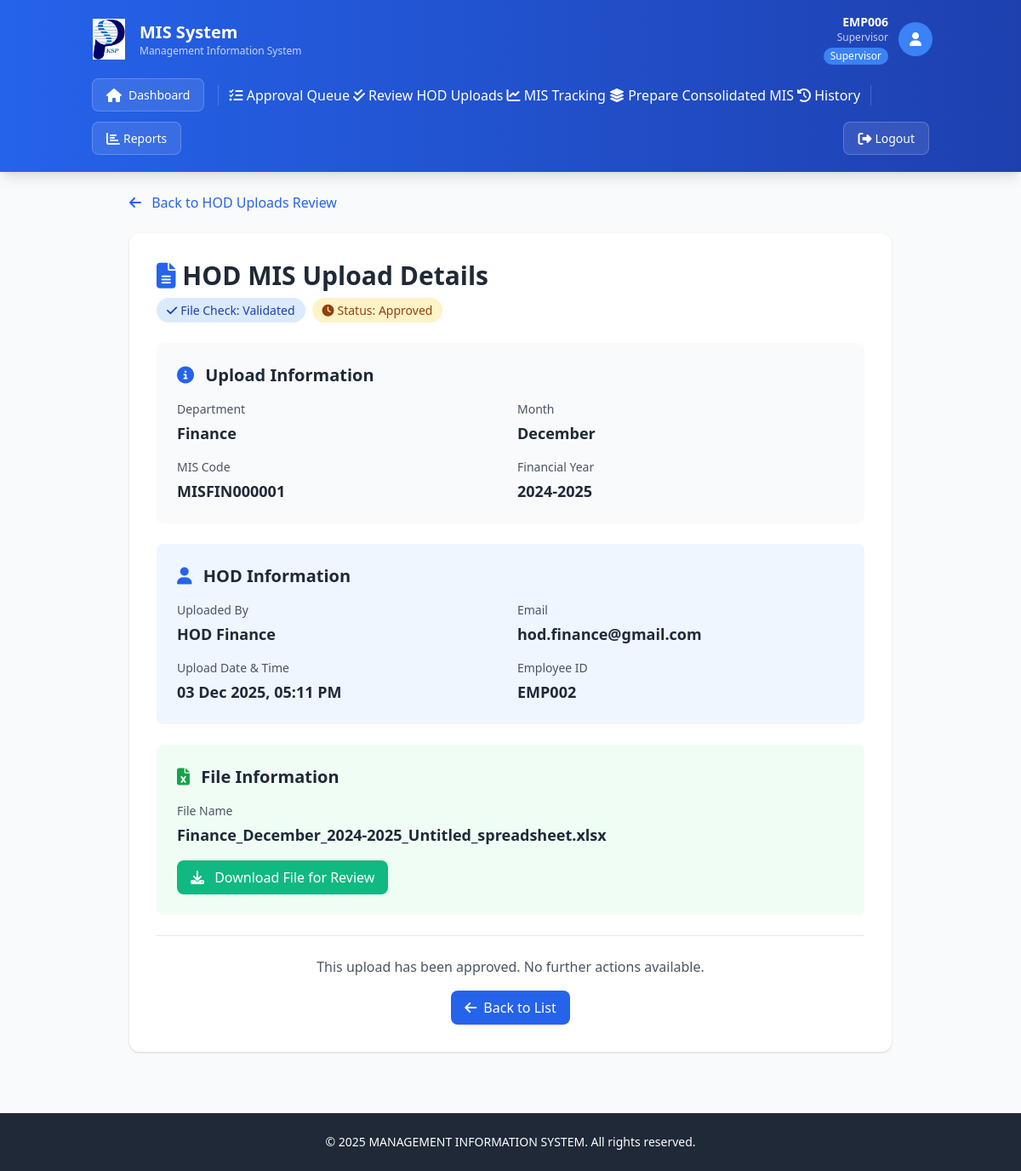
/view-hod-upload/1 (signed in), run on the app's committed database.
### app.py (models this page shows)
class User(db.Model):
    __tablename__ = 'users'
    UserID = db.Column(db.Integer, primary_key=True)
    EmpID = db.Column(db.String(20), unique=True, nullable=False, index=True)
    Username = db.Column(db.String(50), nullable=True)
    PasswordHash = db.Column(db.String(255), nullable=False)
    Email = db.Column(db.String(100), unique=True, nullable=False)
    DepartmentID = db.Column(db.Integer, db.ForeignKey('departments.DeptID'), nullable=False)
    RoleID = db.Column(db.Integer, db.ForeignKey('roles.RoleID'), nullable=False)
    IsActive = db.Column(db.Boolean, default=True)
    FailedLoginAttempts = db.Column(db.Integer, default=0)
    LastFailedLogin = db.Column(db.DateTime, nullable=True)
    AccountLockedUntil = db.Column(db.DateTime, nullable=True)
    PasswordLastChanged = db.Column(db.DateTime, default=lambda: datetime.now(IST))
    PasswordExpiryDate = db.Column(db.DateTime, default=lambda: datetime.now(IST) + timedelta(days=90))
    CreatedAt = db.Column(db.DateTime, default=lambda: datetime.now(IST))
    UpdatedAt = db.Column(db.DateTime, default=lambda: datetime.now(IST), onupdate=lambda: datetime.now(IST))
    uploads = db.relationship('MISUpload', foreign_keys='MISUpload.UploadedBy', backref='uploader', lazy=True)

class Role(db.Model):
    __tablename__ = 'roles'
    RoleID = db.Column(db.Integer, primary_key=True)
    RoleName = db.Column(db.String(50), unique=True, nullable=False)
    users = db.relationship('User', backref='role', lazy=True)

class MISUpload(db.Model):
    __tablename__ = 'mis_uploads'
    UploadID = db.Column(db.Integer, primary_key=True)
    UploadCode = db.Column(db.String(50), unique=True, nullable=True)
    DepartmentID = db.Column(db.Integer, db.ForeignKey('departments.DeptID'), nullable=False)
    MonthID = db.Column(db.Integer, nullable=False)
    FYID = db.Column(db.Integer, db.ForeignKey('financial_years.FYID'), nullable=False)
    UploadedBy = db.Column(db.Integer, db.ForeignKey('users.UserID'), nullable=False)
    UploadDate = db.Column(db.DateTime, default=lambda: datetime.now(IST))
    FilePath = db.Column(db.String(255), nullable=False)
    FileCheck = db.Column(db.String(50), default='Not Validated')
    Status = db.Column(db.String(50), default='In Review')
    IsModified = db.Column(db.Boolean, default=False)
    IsCancelled = db.Column(db.Boolean, default=False)
    SupervisorApproved = db.Column(db.Boolean, default=False)
    SupervisorApprovedBy = db.Column(db.Integer, db.ForeignKey('users.UserID'), nullable=True)
    SupervisorApprovedDate = db.Column(db.DateTime, nullable=True)

class Department(db.Model):
    __tablename__ = 'departments'
    DeptID = db.Column(db.Integer, primary_key=True)
    DeptName = db.Column(db.String(100), unique=True, nullable=False)
    ActiveFlag = db.Column(db.Boolean, default=True)
    users = db.relationship('User', backref='department', lazy=True)
    uploads = db.relationship('MISUpload', backref='department', lazy=True)
    templates = db.relationship('Template', backref='department', lazy=True)

class FinancialYear(db.Model):
    __tablename__ = 'financial_years'
    FYID = db.Column(db.Integer, primary_key=True)
    FYName = db.Column(db.String(50), unique=True, nullable=False)
    StartDate = db.Column(db.Date, nullable=False)
    EndDate = db.Column(db.Date, nullable=False)
    ActiveFlag = db.Column(db.Boolean, default=False)
    uploads = db.relationship('MISUpload', backref='financial_year', lazy=True)

### app.py (the view)
@app.route('/view-hod-upload/<int:upload_id>')
@supervisor_required
def view_hod_upload(upload_id):
    user = User.query.get(session['user_id'])
    if not user or not user.IsActive:
        session.clear()
        flash('Your session has expired. Please log in again.', 'error')
        return redirect(url_for('login'))
    upload = MISUpload.query.get_or_404(upload_id)
    return render_template('view_hod_upload.html', current_user=user, upload=upload)

### app.py (called while the page is built)
def supervisor_required(f):
    from functools import wraps
    @wraps(f)
    def decorated_function(*args, **kwargs):
        if 'user_id' not in session:
            flash('Please log in to access this page.', 'error')
            return redirect(url_for('login'))
        user = User.query.get(session['user_id'])
        if not user or not user.IsActive:
            session.clear()
            flash('Your session has expired. Please log in again.', 'error')
            return redirect(url_for('login'))
        if user.role.RoleName != 'Supervisor':
            flash('Access denied. Supervisor privileges required.', 'error')
            return redirect(url_for('dashboard'))
        return f(*args, **kwargs)
    return decorated_function

### templates/view_hod_upload.html (shortened to what this page needs)
{% extends "base.html" %}
{% block content %}
<div class="max-w-4xl mx-auto">
    <div class="mb-6">
        <a href="{{ url_for('supervisor_uploads') }}" class="text-blue-600 hover:text-blue-800">
            <i class="fas fa-arrow-left mr-2"></i> Back to HOD Uploads Review
        </a>
    </div>
    <div class="card p-8">
        <div class="mb-6">
            <h2 class="text-3xl font-bold text-gray-800 mb-2">
                <i class="fas fa-file-alt text-blue-600"></i> HOD MIS Upload Details
            </h2>
            <div class="flex gap-2">
                <span class="badge" style="background-color: #dbeafe; color: #1e40af;">
                    <i class="fas fa-check mr-1"></i> File Check: {{ upload.FileCheck }}
                </span>
                <span class="badge badge-pending">
                    <i class="fas fa-clock mr-1"></i> Status: {{ upload.Status }}
                </span>
            </div>
        </div>
        <div class="bg-gray-50 rounded-lg p-6 mb-6">
            <h3 class="text-xl font-bold mb-4 text-gray-800">
                <i class="fas fa-info-circle text-blue-600 mr-2"></i> Upload Information
            </h3>
            <div class="grid grid-cols-1 md:grid-cols-2 gap-4">
                <div>
                    <p class="text-sm text-gray-600 mb-1">Department</p>
                    <p class="text-lg font-semibold text-gray-800">{{ upload.department.DeptName }}</p>
                </div>
                <div>
                    <p class="text-sm text-gray-600 mb-1">Month</p>
                    <p class="text-lg font-semibold text-gray-800">{{ ['', 'January', 'February', 'March', 'April', 'May', 'June', 'July', 'August', 'September', 'October', 'November', 'December'][upload.MonthID] }}</p>
                </div>
                <div>
                    <p class="text-sm text-gray-600 mb-1">MIS Code</p>
                    <p class="text-lg font-semibold text-gray-800">{{ upload.UploadCode }}</p>
                </div>
                <div>
                    <p class="text-sm text-gray-600 mb-1">Financial Year</p>
                    <p class="text-lg font-semibold text-gray-800">{{ upload.financial_year.FYName }}</p>
                </div>
            </div>
        </div>
        <div class="bg-blue-50 rounded-lg p-6 mb-6">
            <h3 class="text-xl font-bold mb-4 text-gray-800">
                <i class="fas fa-user text-blue-600 mr-2"></i> HOD Information
            </h3>
            <div class="grid grid-cols-1 md:grid-cols-2 gap-4">
                <div>
                    <p class="text-sm text-gray-600 mb-1">Uploaded By</p>
                    <p class="text-lg font-semibold text-gray-800">{{ upload.uploader.Username }}</p>
                </div>
                <div>
                    <p class="text-sm text-gray-600 mb-1">Email</p>
                    <p class="text-lg font-semibold text-gray-800">{{ upload.uploader.Email }}</p>
                </div>
                <div>
                    <p class="text-sm text-gray-600 mb-1">Upload Date & Time</p>
                    <p class="text-lg font-semibold text-gray-800">{{ upload.UploadDate.strftime('%d %b %Y, %I:%M %p') }}</p>
                </div>
                <div>
                    <p class="text-sm text-gray-600 mb-1">Employee ID</p>
                    <p class="text-lg font-semibold text-gray-800">{{ upload.uploader.EmpID }}</p>
                </div>
            </div>
        </div>
        <div class="bg-green-50 rounded-lg p-6 mb-6">
            <h3 class="text-xl font-bold mb-4 text-gray-800">
                <i class="fas fa-file-excel text-green-600 mr-2"></i> File Information
            </h3>
            <div class="mb-4">
                <p class="text-sm text-gray-600 mb-1">File Name</p>
                <p class="text-lg font-semibold text-gray-800">{{ upload.FilePath.split('/')[-1] }}</p>
            </div>
            <a href="{{ url_for('download_upload', upload_id=upload.UploadID) }}" class="inline-block btn btn-success">
                <i class="fas fa-download mr-2"></i> Download File for Review
            </a>
        </div>
        {% if upload.Status in ['In Review'] and not upload.IsModified and not upload.IsCancelled %}
        <div class="border-t pt-6 mt-6">
            <h3 class="text-xl font-bold mb-4 text-gray-800">
                <i class="fas fa-tasks text-orange-600 mr-2"></i> Actions
            </h3>
            <div class="flex flex-wrap gap-4">
                <form method="POST" action="{{ url_for('approve_hod_upload', upload_id=upload.UploadID) }}" class="inline">
                    <button type="submit" class="btn btn-success text-lg px-8 py-3">
                        <i class="fas fa-check mr-2"></i> Approve Upload
                    </button>
                </form>
                <form method="POST" action="{{ url_for('reject_hod_upload', upload_id=upload.UploadID) }}" class="inline" onsubmit="return confirm('Are you sure you want to reject this HOD MIS upload?');">
                    <button type="submit" class="btn btn-danger text-lg px-8 py-3">
                        <i class="fas fa-times mr-2"></i> Reject Upload
                    </button>
                </form>
                <a href="{{ url_for('supervisor_uploads') }}" class="btn bg-gray-600 text-white hover:bg-gray-700 text-lg px-8 py-3">
                    <i class="fas fa-arrow-left mr-2"></i> Back to List
                </a>
            </div>
        </div>
        {% else %}
        <div class="border-t pt-6 mt-6">
            <p class="text-gray-600 text-center">This upload has been {{ upload.Status.lower() }}. No further actions available.</p>
            <div class="text-center mt-4">
                <a href="{{ url_for('supervisor_uploads') }}" class="btn btn-primary">
                    <i class="fas fa-arrow-left mr-2"></i> Back to List
                </a>
            </div>
        </div>
        {% endif %}
    </div>
</div>
{% endblock %}

### templates/base.html (shortened to what this page needs)
<!DOCTYPE html>
<html lang="en">
<head>
    <script src="https://cdn.tailwindcss.com"></script>
    <link rel="stylesheet" href="{{ url_for('static', filename='css/styles.css') }}">
    <link rel="stylesheet" href="https://cdnjs.cloudflare.com/ajax/libs/font-awesome/6.4.0/css/all.min.css">
</head>
<body class="bg-gray-50 min-h-screen">
    {% if 'user_id' in session %}
    <nav class="bg-gradient-to-r from-blue-600 to-blue-800 text-white shadow-lg">
        <div class="container mx-auto px-4 py-4">
            <div class="flex justify-between items-center mb-3">
                <div class="flex items-center gap-3">
                    <img src="{{ url_for('static', filename='logo.png') }}" alt="KSPL Logo" class="w-12 h-12 object-contain">
                    <div>
                        <h1 class="text-xl font-bold">MIS System</h1>
                        <p class="text-xs opacity-75">Management Information System</p>
                    </div>
                </div>
                <div class="flex items-center gap-3">
                    <div class="text-right hidden sm:block">
                        <p class="text-sm font-semibold">{{ current_user.EmpID }}</p>
                        {% if current_user.Username %}<p class="text-xs opacity-75">{{ current_user.Username }}</p>{% endif %}
                        <span class="inline-block mt-1 px-2 py-0.5 bg-blue-500 rounded-full text-xs font-medium">
                            {{ current_user.role.RoleName }}
                        </span>
                    </div>
                    <div class="w-10 h-10 bg-blue-500 rounded-full flex items-center justify-center">
                        <i class="fas fa-user text-white"></i>
                    </div>
                </div>
            </div>
            <div class="flex flex-wrap gap-1 items-center">
                <a href="{{ url_for('dashboard') }}" class="nav-link-modern">
                    <i class="fas fa-home mr-2"></i>Dashboard
                </a>
                {% if current_user.role.RoleName == 'Supervisor' %}
                    <a href="{{ url_for('approval_queue') }}" class="nav-link {% if request.endpoint == 'approval_queue' %}active{% endif %}">
                        <i class="fas fa-tasks"></i> Approval Queue
                    </a>
                    <a href="{{ url_for('supervisor_uploads') }}" class="nav-link {% if request.endpoint == 'supervisor_uploads' %}active{% endif %}">
                        <i class="fas fa-check-double"></i> Review HOD Uploads
                    </a>
                    <a href="{{ url_for('supervisor_mis_tracking') }}" class="nav-link {% if request.endpoint == 'supervisor_mis_tracking' %}active{% endif %}">
                        <i class="fas fa-chart-line"></i> MIS Tracking
                    </a>
                    <a href="{{ url_for('prepare_consolidated_mis') }}" class="nav-link {% if request.endpoint == 'prepare_consolidated_mis' %}active{% endif %}">
                        <i class="fas fa-layer-group"></i> Prepare Consolidated MIS
                    </a>
                    <a href="{{ url_for('supervisor_history') }}" class="nav-link {% if request.endpoint == 'supervisor_history' %}active{% endif %}">
                        <i class="fas fa-history"></i> History
                    </a>
                {% endif %}
                <a href="{{ url_for('reports') }}" class="nav-link-modern">
                    <i class="fas fa-chart-bar mr-1"></i>Reports
                </a>
                <div class="ml-auto flex items-center gap-1">
                    <a href="{{ url_for('logout') }}" class="nav-link-modern hover:bg-red-500">
                        <i class="fas fa-sign-out-alt mr-1"></i>Logout
                    </a>
                </div>
            </div>
        </div>
    </nav>
    {% endif %}
    <div class="container mx-auto px-4 py-6">
        {% block content %}{% endblock %}
    </div>
    <footer class="bg-gray-800 text-white mt-12 py-6">
        <div class="container mx-auto px-4 text-center">
            <p class="text-sm">&copy; 2025 MANAGEMENT INFORMATION SYSTEM. All rights reserved.</p>
        </div>
    </footer>
</body>
</html>

### static/css/styles.css (style rules this page uses)
:root { --primary: #2563eb; --primary-dark: #1e40af; --success: #10b981; --warning: #f59e0b; --danger: #ef4444; --info: #3b82f6; --gray-50: #f9fafb; --gray-100: #f3f4f6; --gray-200: #e5e7eb; --gray-300: #d1d5db; --gray-700: #374151; --gray-800: #1f2937; --gray-900: #111827; }
.card { background: white; border-radius: 0.75rem; box-shadow: 0 1px 3px 0 rgba(0, 0, 0, 0.1), 0 1px 2px 0 rgba(0, 0, 0, 0.06); transition: all 0.3s ease; }
.badge { display: inline-flex; align-items: center; padding: 0.25rem 0.75rem; border-radius: 9999px; font-size: 0.875rem; font-weight: 500; }
.badge-pending, .badge-in { background-color: #fef3c7; color: #92400e; }
.btn { display: inline-flex; align-items: center; justify-content: center; padding: 0.5rem 1rem; border-radius: 0.5rem; font-weight: 500; transition: all 0.2s ease; cursor: pointer; border: none; }
.btn-primary { background-color: var(--primary); color: white; }
.btn-success { background-color: var(--success); color: white; }
.nav-link { position: relative; transition: all 0.2s ease; }
.nav-link::after { content: ''; position: absolute; bottom: -4px; left: 0; width: 0; height: 2px; background-color: white; transition: width 0.2s ease; }
.nav-link-modern { display: inline-flex; align-items: center; padding: 0.5rem 1rem; margin: 0.25rem; background-color: rgba(255, 255, 255, 0.1); color: white; border-radius: 0.5rem; font-size: 0.875rem; font-weight: 500; text-decoration: none; transition: all 0.3s ease; border: 1px solid rgba(255, 255, 255, 0.2); }
.nav-link-modern i { font-size: 1rem; }

### data on the page
User: EmpID "EMP006", Username "Supervisor"
Role: role.RoleName "Supervisor"
MISUpload: FileCheck "Validated", Status "Approved", MonthID "December", UploadCode "MISFIN000001", UploadDate "03 Dec 2025, 05:11 PM", FilePath "Finance_December_2024-2025_Untitled_spreadsheet.xlsx", Status "approved"
Department: department.DeptName "Finance"
FinancialYear: financial_year.FYName "2024-2025"
User: uploader.Username "HOD Finance", uploader.Email "hod.finance@gmail.com", uploader.EmpID "EMP002"
